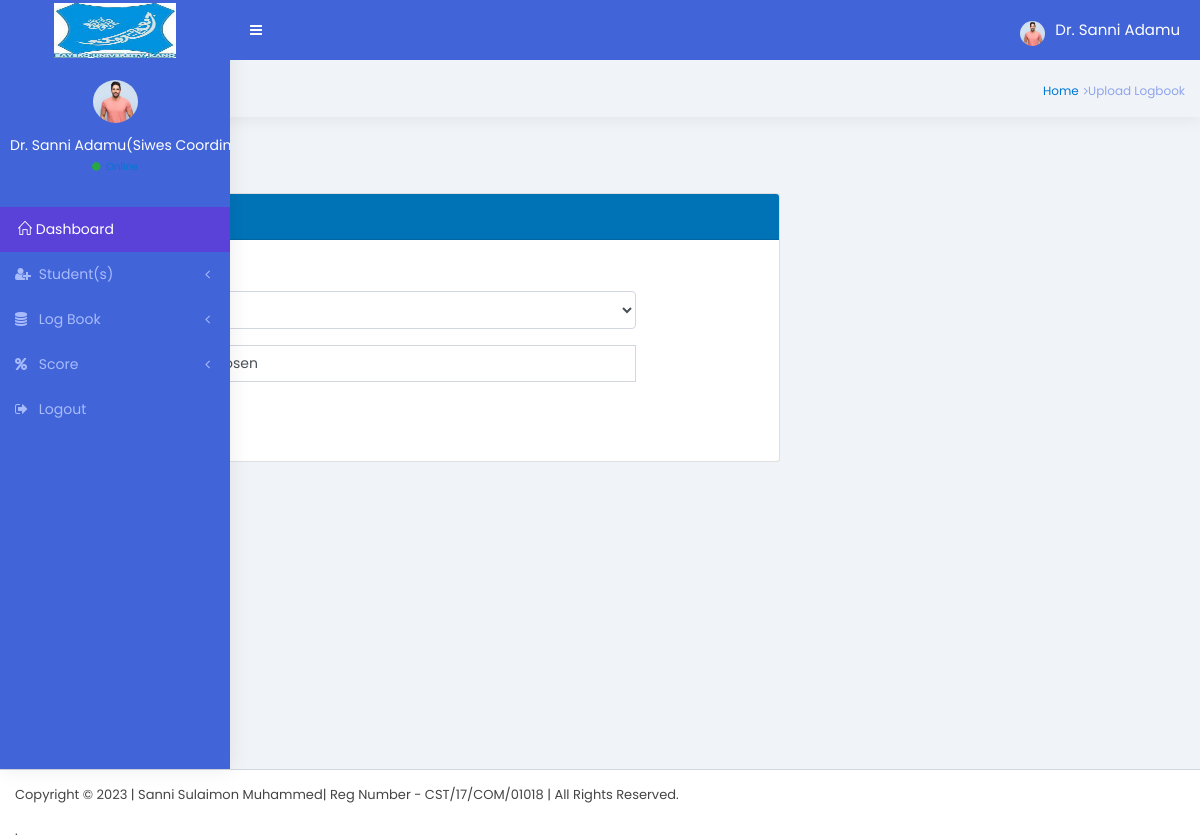
The page /ind_sup/upload_logbook.php (signed in) on the database its author committed.
### tables this page shows
CREATE TABLE `websiteinfo` (
  `ID` int(4) NOT NULL,
  `website_name` varchar(200) NOT NULL,
  `email` varchar(40) NOT NULL,
  `phone1` varchar(15) NOT NULL,
  `phone2` varchar(15) NOT NULL,
  `address` varchar(300) NOT NULL,
  `url` varchar(100) NOT NULL,
  `logo` varchar(300) NOT NULL,
  `favicon` varchar(400) NOT NULL,
  `SMS_username` varchar(44) NOT NULL,
  `SMS_password` varchar(44) NOT NULL
);

CREATE TABLE `users` (
  `ID` int(5) NOT NULL,
  `email` varchar(40) NOT NULL,
  `password` varchar(15) NOT NULL,
  `fullname` varchar(40) NOT NULL,
  `dept` varchar(50) NOT NULL,
  `lastaccess` varchar(35) NOT NULL,
  `last_ip` varchar(20) NOT NULL,
  `groupname` varchar(40) NOT NULL,
  `phone` varchar(12) NOT NULL,
  `status` varchar(10) NOT NULL,
  `photo` varchar(5000) NOT NULL
);

### ind_sup/header2.php (called while the page is built, shortened)
<?php
include('connect2.php');
$stmt = $dbh->query("SELECT * FROM websiteinfo");
$row_website = $stmt->fetch();
?>

### ind_sup/upload_logbook.php (the view, shortened to what this page needs)
<?php include 'header2.php';
?>
<!DOCTYPE html>
<html lang="en">
<head>
<link rel="stylesheet" href="dist/bootstrap/css/bootstrap.min.css">
<link rel="stylesheet" href="dist/css/style.css">
<link rel="stylesheet" href="dist/css/font-awesome/css/font-awesome.min.css">
<link rel="stylesheet" href="dist/css/et-line-font/et-line-font.css">
<link rel="stylesheet" href="dist/css/themify-icons/themify-icons.css">
<link rel="stylesheet" href="dist/css/simple-lineicon/simple-line-icons.css">
<link rel="stylesheet" href="dist/plugins/formwizard/jquery-steps.css">
</head>
<body class="skin-blue sidebar-mini">
<div class="wrapper boxed-wrapper">
    <?php include 'header.php'; ?>
  <?php include 'sidebar.php'; ?>
  <div class="content-wrapper">
    <div class="content-header sty-one">
      <h1>&nbsp;</h1>
      <ol class="breadcrumb">
        <li><a href="#">Home</a></li>
        <li><i class="fa fa-angle-right"></i>Upload Logbook</li>
      </ol>
    </div>
    <div class="content">
      <div class="row" align="center" >
      </div>
      <div class="row m-t-3">
        <div class="col-lg-8">
          <div class="card ">
            <div class="card-header bg-blue">
              <h5 class="text-white m-b-0">Upload Logbook </h5>
            </div>
            <div class="card-body">
             <form  action="" method="POST" enctype="multipart/form-data">
              <div class="row">
              <div class="col-md-10">
                  <div class="form-group has-feedback">
                    <label class="control-label">Student</label>
					<?php
             echo '<select name="cmdreg"  id="cmdreg" class="form-control" >';
			 			     echo '<option value="">Select Student</option>';
             echo '</select>';
			 ?>
					</div>
                </div>
                <div class="col-md-10">
                                <p class="text-center">
                        <input type="file" name="avatar" id="avatar" required class="form-control form-control-sm rounded-0" accept="doc,docx,pdf" >
                                </p>
				  </div>
                <div class="col-md-10">
                  <button type="submit" name="btnsubmit" class="btn btn-success">Submit</button>
                </div>
                </div>
              </form>
            </div>
          </div>
        </div>
      </div>
    </div>
        </div>
      </div>
  <footer class="main-footer">
    <div class="pull-left hidden-xs"><?php include'footer.php';  ?>.</footer>
</body>
</html>

### ind_sup/header.php (shortened to what this page needs)
<?php include 'header2.php'; ?>
<?php
$email=$_SESSION['login_email'] ;
$stmt = $dbh->query("SELECT * FROM users where email='$email'");
$row_user = $stmt->fetch();
?>
<header class="main-header">
    <a href="index.php" class="logo blue-bg">
    <span class="logo-lg"><img src="<?php echo $row_website['logo'];   ?>" alt="" width="122" height="55"></span> </a>
    <nav class="navbar blue-bg navbar-static-top">
      <ul class="nav navbar-nav pull-left">
        <li><a class="sidebar-toggle" data-toggle="push-menu" href="#"></a> </li>
      </ul>
      <div class="navbar-custom-menu">
        <ul class="nav navbar-nav">
          <li class="dropdown user user-menu p-ph-res"> <a href="#" class="dropdown-toggle" data-toggle="dropdown"> <img src="<?php echo $row_user['photo'];   ?>" class="user-image" alt="User Image"> <span class="hidden-xs"><?php echo $row_user['fullname'];   ?></span> </a>
          </li>
        </ul>
      </div>
    </nav>
  </header>

### ind_sup/sidebar.php (shortened to what this page needs)
<?php
include 'header2.php';
?>
<aside class="main-sidebar">
    <div class="sidebar">
      <div class="user-panel">
        <div class="image text-center"><img src="<?php echo $row_user['photo'];   ?>" class="img-circle" alt="User Image"> </div>
        <div class="info">
          <p><?php echo $row_user['fullname'];   ?>(<?php echo $row_user['groupname'];   ?>)</p>
          <a href="#"><i class="fa fa-circle text-success"></i> Online</a> </div>
      </div>
      <ul class="sidebar-menu" data-widget="tree">
        <li class="header"></li>
        <li class="active"> <a href="index.php"> <i class="icon-home"></i> <span>Dashboard</span>  </a>
        </li>
<li class="treeview"> <a href="#"> <i class="fa fa-user-plus"></i> <span>Student(s)</span> <span class="pull-right-container"> <i class="fa fa-angle-left pull-right"></i> </span> </a>
        </li>
       		 <li class="treeview"> <a href="#"> <i class="fa fa-database"></i> <span>Log Book</span> <span class="pull-right-container"> <i class="fa fa-angle-left pull-right"></i> </span> </a>
        </li>
        <li class="treeview"> <a href="#"> <i class="fa fa-percent"></i> <span>Score</span> <span class="pull-right-container"> <i class="fa fa-angle-left pull-right"></i> </span> </a>
        </li>
		 <li> <a href="logout.php"> <i class="fa fa-sign-out"></i> <span>Logout</span>  </a>
      </ul>
    </div>
  </aside>

### rows shown on the page
websiteinfo: logo (picture)
users: photo (picture), fullname "Dr. Sanni Adamu", groupname "Siwes…"
